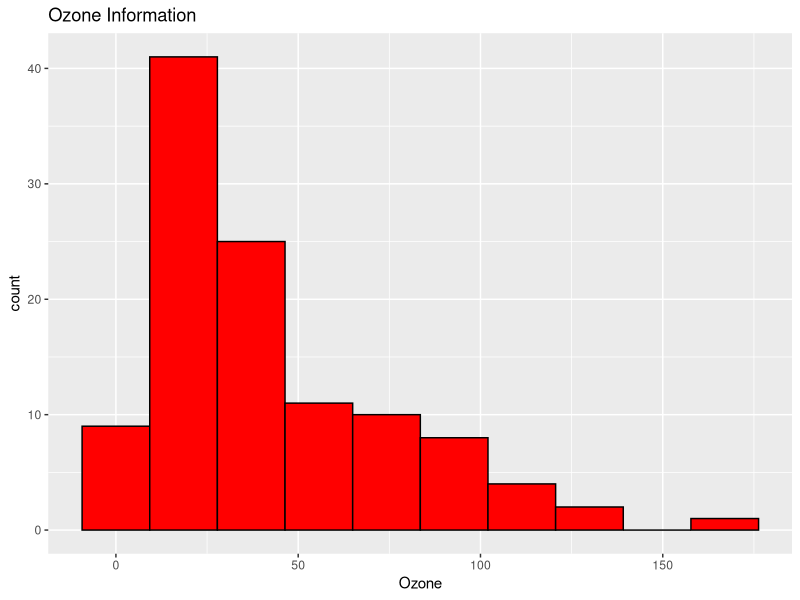
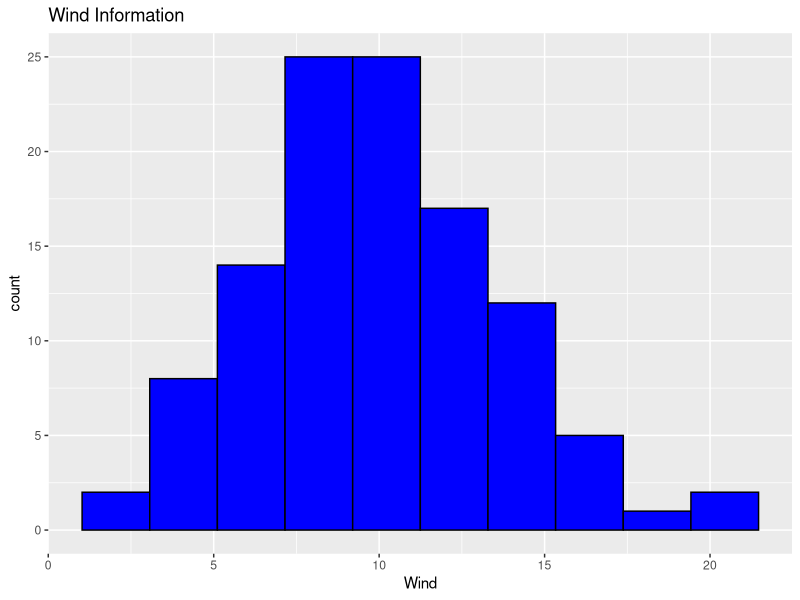
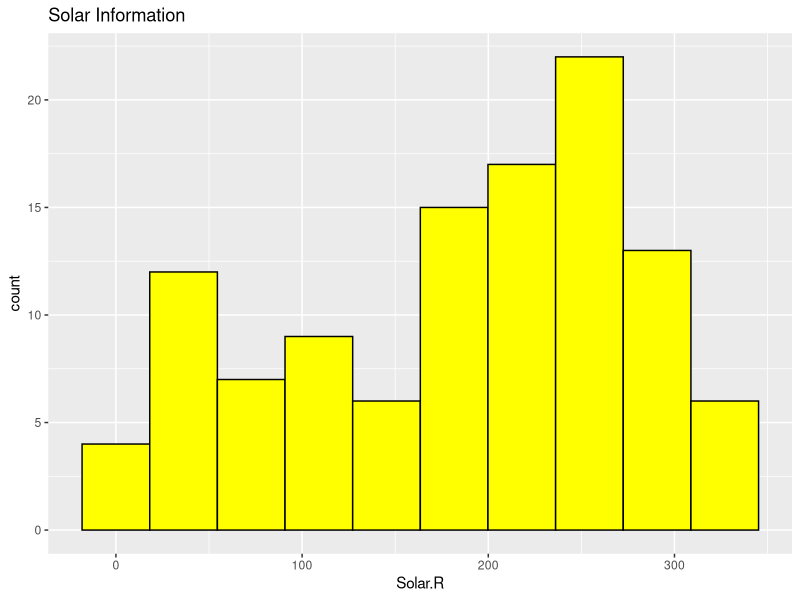
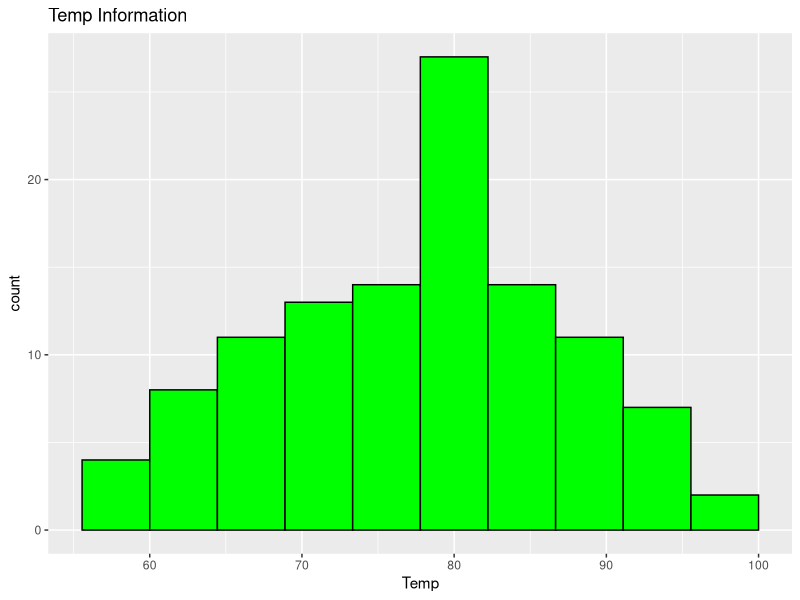
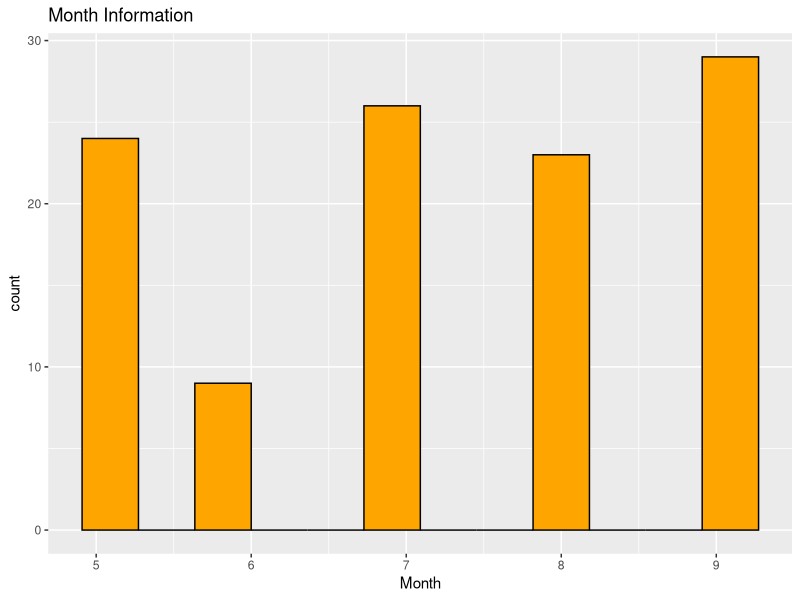
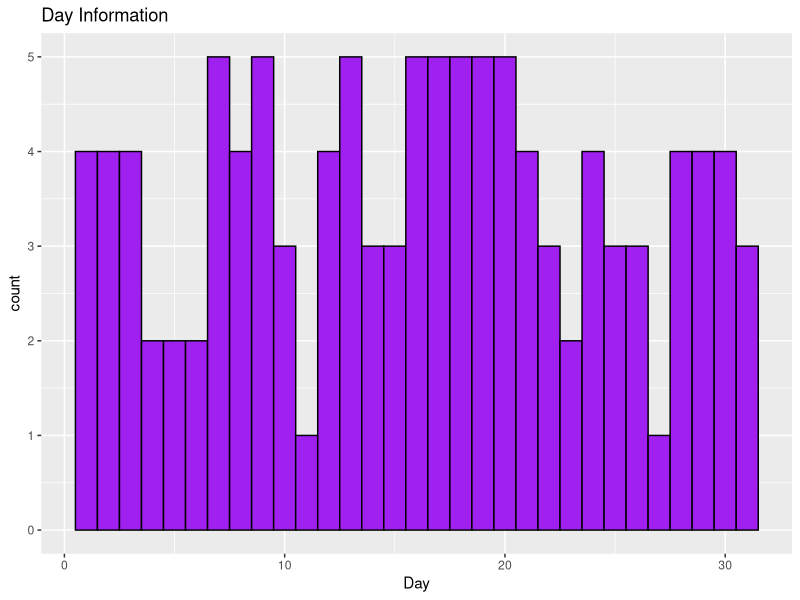
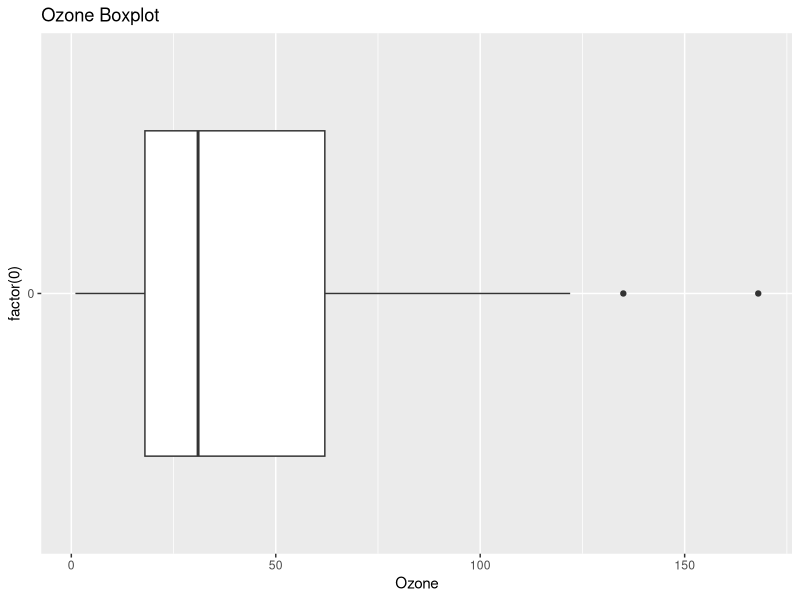
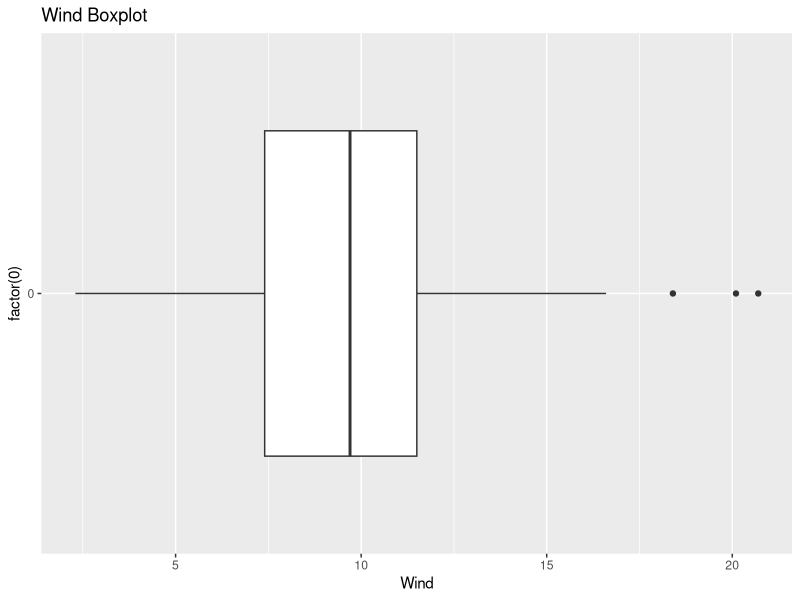

The R source for these figures, in order: (Note: this script raises an error after producing the figures.)
## Load Airquality data set
my.data <- airquality
my.data

## Remove NAs - first see what NAs are available
colSums(is.na(my.data))
## Remove NAs
cleandata <- na.omit(my.data)
## Verify
colSums(is.na(cleandata))

## Histograms for each variable
library(ggplot2)
ozoneViz <- ggplot(cleandata, aes(x=Ozone)) + geom_histogram(bins = 10, color="black", fill="red")
ozoneViz + ggtitle("Ozone Information")

windViz <- ggplot(cleandata, aes(x=Wind)) + geom_histogram(bins = 10, color="black", fill="blue")
windViz + ggtitle("Wind Information")

solarViz <- ggplot(cleandata, aes(x=Solar.R)) + geom_histogram(bins = 10, color="black", fill="yellow")
solarViz + ggtitle("Solar Information")

tempViz <- ggplot(cleandata, aes(x=Temp)) + geom_histogram(bins = 10, color="black", fill="green")
tempViz + ggtitle("Temp Information")

monthViz <- ggplot(cleandata, aes(x=Month)) + geom_histogram(bins = 12, color="black", fill="orange")
monthViz + ggtitle("Month Information")

dayViz <- ggplot(cleandata, aes(x=Day)) + geom_histogram(bins = 31, color="black", fill="purple")
dayViz + ggtitle("Day Information")

## Boxplot for Ozone
ozoneBox <- ggplot(cleandata, aes(x=factor(0), y=Ozone)) + geom_boxplot() + coord_flip()
ozoneBox + ggtitle("Ozone Boxplot")

##Boxplot for Wind
windBox <- ggplot(cleandata, aes(x=factor(0), y=Wind)) + geom_boxplot() + coord_flip()
windBox + ggtitle("Wind Boxplot")

## Dated since 1973
dated <- paste("1973", cleandata$Month, cleandata$Day, sep = "-")
## Sanity check
dated
## Format date
dated.v2 <- as.Date(dated)
dated.v2
## Revise with newly formated date
dfdated.v2 <- cbind(cleandata, dated.v2)
dfdated.v2

## Line chart for ozone
ozLine <- ggplot(dfdated.v2, aes(x=dated.v2, y=Ozone)) + geom_line(size=2, color="green")
ozLine + ggtitle("Ozone Line Chart")

## Line chart for temp
teLine <- ggplot(dfdated.v2, aes(x=dated.v2, y=Temp)) + geom_line(size=2, color="red")
teLine + ggtitle("Temp Line Chart")

## Line chart for wind
wiLine <- ggplot(dfdated.v2, aes(x=dated.v2, y=Wind)) + geom_line(size=2, color="blue")
wiLine + ggtitle("Wind Line Chart")

## Line chart for solar.r
ozLine <- ggplot(dfdated.v2, aes(x=dated.v2, y=Solar.R)) + geom_line(size=2, color="black")
ozLine + ggtitle("Solar.R Line Chart")

## Combine all into one chart
## Normalize - Min/Max
normOz <- (cleandata$Ozone - min(cleandata$Ozone))/(max(cleandata$Ozone)-min(cleandata$Ozone))
normOz
normTe <- (cleandata$Temp - min(cleandata$Temp))/(max(cleandata$Temp)-min(cleandata$Temp))
normTe
normWi <- (cleandata$Wind - min(cleandata$Wind))/(max(cleandata$Wind)-min(cleandata$Wind))
normWi
normSo <- (cleandata$Solar.R - min(cleandata$Solar.R))/(max(cleandata$Solar.R)-min(cleandata$Solar.R))
normSo
## Create new df with normalized data
dfNorm <- data.frame(normOz, normTe, normWi, normSo, "Date"=dfdated.v2$dated.v2, "Month"=dfdated.v2$Month, "Day"=dfdated.v2$Day)
## Plot it
everything <- ggplot(dfNorm, aes(x=dated.v2)) + geom_line(aes(y=normOz), size=1, color="blue") + geom_line(aes(y=normTe), size=1, color="red") + geom_line(aes(y=normWi), size=1, color="purple") + geom_line(aes(y=normSo), size=1, color="green")
everything + ggtitle("Normalized Everything") + ylab("Normalized via Min/Max")
## Heatmap
hmDates <- c(dfdated.v2$dated.v2, dfdated.v2$dated.v2, dfdated.v2$dated.v2, dfdated.v2$dated.v2 )
hmDay <- c(dfdated.v2$Day, dfdated.v2$Day, dfdated.v2$Day, dfdated.v2$Day)
hmVars <- c(dfNorm$normOz, dfNorm$normTe, dfNorm$normWi, dfNorm$normSo)
hmCat <- c(rep("Ozone",111), rep("Temp",111), rep("Wind",111), rep("Solar.R",111))
dfHM <- data.frame(hmDates,hmDay,hmVars,hmCat)
hm <- ggplot(dfHM, aes(x-hmDay, y=hmCat, fill=hmVars)) + geom_tile()
##
## FIX 
hm + scale_fill_gradient(name = "Normal", low ="green", high = "yellow") + ggtitle("Air Quality Heat Map") + ylab("Category") + xlab("Day")
##

scatData <- ggplot(dfHM, aes(x = normWi, y = normTe )) + geom_point(aes(size=normOz, color=normSo))
scatData + scale_color_gradient(low = "blue", high = "orange")


### SCATTER PLOT FOR THE WIN!